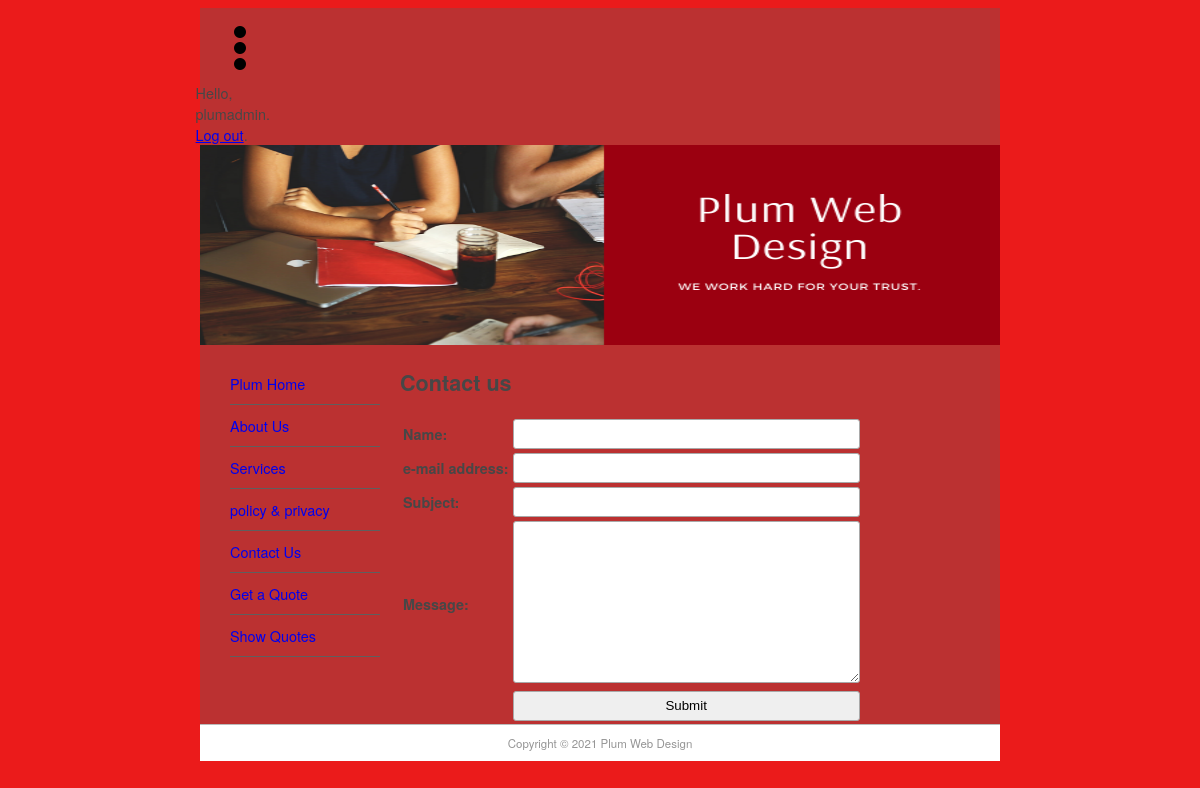
Page /contact (signed in) on the committed database.
### pages/models.py (models this page shows, shortened)
class Page(models.Model):
    title = models.CharField(max_length = 60)
    permalink = models.CharField(max_length = 60, unique = True)
    update_date = models.DateField('Last Updated')
    bodytext = models.TextField('Page Content', blank = True)

### pages/views.py (the view)
# urls.py: path('contact', views.contact, name = 'contact'),
def contact(request):
    submitted = False
    if request.method == 'POST':
        form = ContactForm(request.POST)
        if form.is_valid():
            cd = form.cleaned_data
            con = get_connection('django.core.mail.backends.console.EmailBackend')
            send_mail(
                cd['subject'],
                cd['subject'],
                cd.get('email', 'noreply@example.com'),
                ['siteowner@example.com'],
                connection = con
            )
            return HttpResponseRedirect('/contact?submitted=True')
    else:
        form = ContactForm()
        if 'submitted' in request.GET:
            submitted = True
    return render(request, 'pages/contact.html', {'form': form, 'page_list': Page.objects.all(), 'submitted': submitted})

### pages/forms.py
class ContactForm(forms.Form):
    yourname = forms.CharField(max_length = 100, label = 'Name')
    email = forms.EmailField(required = False, label = 'e-mail address')
    subject = forms.CharField(max_length = 100)
    message = forms.CharField(widget = forms.Textarea)

### pages/templates/pages/contact.html (shortened to what this page needs)
{% extends "pages/page.html" %}
{% block content %}
    <h1>
        Contact us
    </h1>
    {% if submitted %}
        <p class = "success">
            Your message was successfuly submitted. Thanks for the feedback.
        </p>
    {% else %}
    <form action = "" method = "post" novalidate>
        <table>
            {{ form.as_table }}
            <tr>
                <td>
                </td>
                <td>
                    <input type="submit" value="Submit">
                </td>
            </tr>
        </table>
    </form>
    {% endif %}
{% endblock content %}

### pages/templates/pages/page.html (shortened to what this page needs)
{% extends "base.html" %}
{% block sidenav %}
    {% for page in page_list %}
    <li>
        <a href="{{ page.permalink }}">
            {{ page.title }}
        </a>
    </li>
    {% endfor %}
{% endblock sidenav %}

### plum_site/templates/base.html (shortened to what this page needs)
{% load static %}
<!DOCTYPE html>
<html>
    <head>
        <link href = "{% static 'css/main.css' %}" rel="stylesheet" type="text/css">
    </head>
    <body>
        <div id = "wrapper">
            <header id = "header">
                <div id = "logo">
                    <img src="{% static 'images/logo.png' %}" alt = ""/>
                    <span style="float: right;">
                        {% if user.is_authenticated %}
                            Hello, {{ user.username }}. <a href="{% url 'logout' %}?next=/">Log out</a>.
                        {% else %}
                            Not logged in. <a href="{% url 'login' %}?next=/">Log in</a>.
                        {% endif %}
                    </span>
                </div>
                <div id = "top_banner">
                    <img src="{% static 'images/top_banner.png' %}" width = "800" height = "200" alt =""/>
                </div>
            </header>
            <aside id = "leftsidebar">
                <nav id = "nav">
                    <ul>
                        {% block sidenav %}{% endblock sidenav %}
                        <li>
                            <a href="/contact">
                                Contact Us
                            </a>
                        </li>
                        <li>
                            <a href="/quote/">
                                Get a Quote
                            </a>
                        </li>
                        <li>
                            <a href="/quote/show">
                                Show Quotes
                            </a>
                        </li>
                    </ul>
                </nav>
            </aside>
            <section id = "main">
                {% block content %}{% endblock content %}
            </section>
            <footer id ="footer">
                Copyright &copy; 2021 Plum Web Design
            </footer>
        </div>
    </body>
</html>

### plum_site/static/css/main.css (style rules this page uses)
#header { border-style: none; width: 80px; height: auto; }
#wrapper { margin-top: 0px; margin-left: auto; margin-right: auto; background-color: #bb3131; width: 800px; }
body { background-color: #eb1b1b; font-family: Gotham, "Helvetica Neue", Helvetica, Arial, sans-serif; font-size: 0.9em; text-align: justify; color: #474747; }
#footer { text-align: center; font-size: 0.8em; margin-top: 5px; padding-top: 10px; padding-bottom: 10px; background-color: #FFFFFF; border-top: thin solid #BBBBBB; clear: both; color: #969696; }
#nav li { padding-top: 10px; padding-bottom: 10px; font-size: 1em; list-style-type: none; border-bottom: thin solid #5F5F5F; color: #4C4C4C; left: 0px; list-style-position: inside; margin-left: -10px; }
#nav li a { text-decoration: none; }
#leftsidebar { width: 180px; height: 350px; float: left; }
#main { width: 560px; float: left; margin-left: 20px; margin-right: 10px; padding-right: 10px; }
#logo { padding: 10px; }
input, textarea { width: 100%; padding: 5px!important; -webkit-box-sizing: border-box; -moz-box-sizing: border-box; box-sizing: border-box; border-radius: 3px; border-style: solid; border-width: 1px; border-color: rgb(169,169,169) }
input { height: 30px; }

### rows in the picture
Page: title "Plum Home"
Page: title "About Us"
Page: title "Services"
Page: title "policy & privacy"

### other values in the picture
{{ user.username }} "plumadmin"
